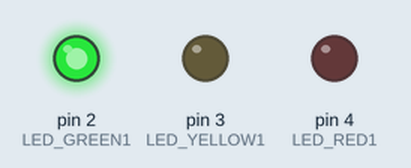
The sketch below on a simulated Arduino Uno, built with avr-gcc and run on an emulated ATmega328P. Parts: output pins drawn as LEDs (lit = HIGH).

Above: at 0.05 s.
Timing chart, 0 to 3.0 s (numbered marks = the images above):
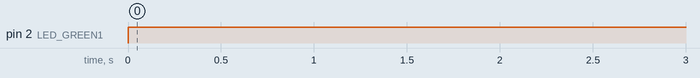

The sketch:

singleTrafficLight.ino
```cpp
/*
   EIT (Electronic In Touch) Projects
   www.eitkw.com

   Youtube Project Link:
   https://www.youtube.com/watch?v=GcXmUjAJp-8

   Github Project Source Code Link:
   www.eitkw.com/GitHub

   Project Conponents Package Link:
   www.eitkw.com/EIT-PGK-001/
   - 1 x Arduino Uno
   - 3 x LEDs (Red - Yellow - Green)
   - 3 x Resistor 330 Ohm

   Project Name: Single Traffic  Light
   In this code we will simulate single traffic light
   have three type of LEDs (GREEN|YELLOW|RED)

   Proj0002PGK001
   Created March 27,2020 BY EIT EDUCATION GROUP
   Modified April 01,2020 BY EIT EDUCATION GROUP

*/

//Define Constant variables
#define LED_GREEN1  2
#define LED_YELLOW1 3
#define LED_RED1    4

//Define Delay for each color in trafflic light in ms (1000ms = 1sec)
#define DELAY_GREEN1  2000
#define DELAY_YELLOW1 1000
#define DELAY_RED1    4000

void setup() {
  //define the LEDs pins as output
  pinMode(LED_GREEN1, OUTPUT);
  pinMode(LED_YELLOW1, OUTPUT);
  pinMode(LED_RED1, OUTPUT);
}

//greenLight1 is function switch green led
void greenLight1() {
  digitalWrite(LED_GREEN1, HIGH);// turn the LED on (HIGH is the voltage level)
  digitalWrite(LED_YELLOW1, LOW);// turn the LED off by making the voltage LOW
  digitalWrite(LED_RED1, LOW);   // turn the LED off by making the voltage LOW
  delay(DELAY_GREEN1);           // wait for a 2 second as its on definition
}

//yellowLight1 is function switch yellow led
void yellowLight1() {
  digitalWrite(LED_GREEN1, LOW);  // turn the LED off by making the voltage LOW
  digitalWrite(LED_YELLOW1, HIGH);// turn the LED on (HIGH is the voltage level)
  digitalWrite(LED_RED1, LOW);    // turn the LED off by making the voltage LOW
  delay(LED_YELLOW1);             // wait for a 1 second as its on definition
}

//redLight is function switch red led
void redLight1() {
  digitalWrite(LED_GREEN1, LOW); // turn the LED off by making the voltage LOW
  digitalWrite(LED_YELLOW1, LOW);// turn the LED off by making the voltage LOW
  digitalWrite(LED_RED1, HIGH);  // turn the LED on (HIGH is the voltage level)
  delay(LED_RED1);               // wait for a 4 second as its on definition
}

void loop() {
  greenLight1(); //Call greenLight1 to switch on green LED on and others off
  yellowLight1();//Call yellowLight1 to switch on yellow LED on and others off
  redLight1();   //Call redLight1 to switch on red ow LED on and others off
}
```

Measured:
- by itself, pin 2 (LED_GREEN1): LOW → HIGH at 0.00 s
